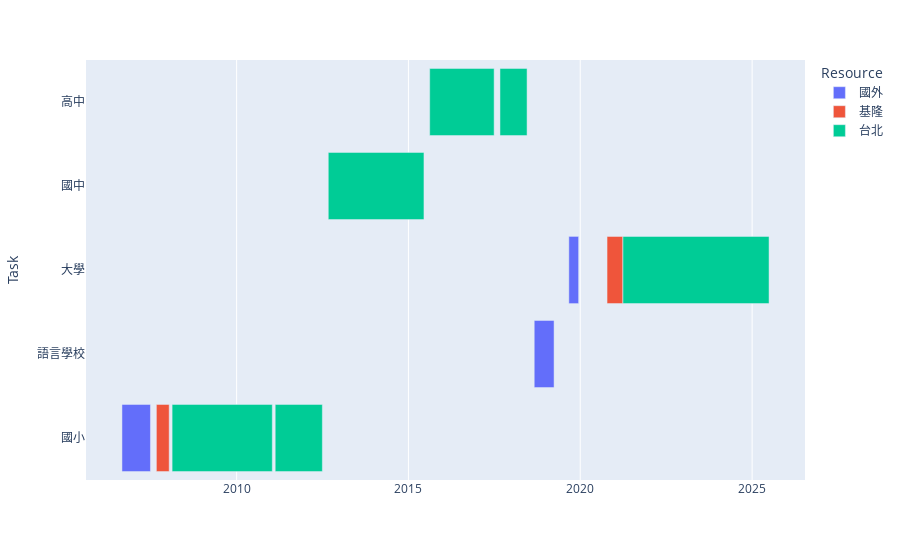

Here is the notebook cell this chart was saved with:
### Code cell
# df = pd.DataFrame([
#     dict(Task="學前", Start='2000-03-27', Finish='2006-08-31', Resource="基隆"),
#     dict(Task="小一", Start='2006-08-31', Finish='2007-06-30', Resource="國外"),
#     dict(Task="五堵國小", Start='2007-09-01', Finish='2008-01-15', Resource="基隆"),
#     dict(Task="中正國小", Start='2008-02-15', Finish='2011-01-15', Resource="台北"),
#     dict(Task="自學", Start='2011-02-15', Finish='2012-06-30', Resource="台北"),
#     dict(Task="龍門國中", Start='2012-09-01', Finish='2015-06-15', Resource="台北"),
#     dict(Task="衛理女中", Start='2015-08-15', Finish='2017-06-30', Resource="台北"),
#     dict(Task="南華高中", Start='2017-08-31', Finish='2018-06-15', Resource="台北"),
#     dict(Task="基隆", Start='2019-03-30', Finish='2019-09-01', Resource="基隆"),
#     dict(Task="基隆", Start='2019-12-16', Finish='2021-03-29', Resource="基隆"),
#     dict(Task="台北", Start='2021-03-30', Finish='2025-01-01', Resource="台北")
# ])

df = pd.DataFrame([
    dict(Task="國小", Start='2006-08-31', Finish='2007-06-30', Resource="國外"),
    dict(Task="國小", Start='2007-09-01', Finish='2008-01-15', Resource="基隆"),
    dict(Task="國小", Start='2008-02-15', Finish='2011-01-15', Resource="台北"),
    dict(Task="國小", Start='2011-02-15', Finish='2012-06-30', Resource="台北"),
    dict(Task="國中", Start='2012-09-01', Finish='2015-06-15', Resource="台北"),
    dict(Task="高中", Start='2015-08-15', Finish='2017-06-30', Resource="台北"),
    dict(Task="高中", Start='2017-08-31', Finish='2018-06-15', Resource="台北"),
    dict(Task="語言學校", Start='2018-08-30', Finish='2019-03-29', Resource="國外"), 
    dict(Task="大學", Start='2019-09-02', Finish='2019-12-15', Resource="國外"),
    dict(Task="大學", Start='2020-10-12', Finish='2021-03-29', Resource="基隆"),
    dict(Task="大學", Start='2021-03-30', Finish='2025-06-30', Resource="台北")
])


fig = px.timeline(df, x_start="Start", x_end="Finish", y="Task", color="Resource")
# fig = ff.create_gantt(df, index_col='Resource', show_colorbar=True,
                    #   group_tasks=True, title="教育歷程")
fig.show()

### Figure 1 — Plotly figure (JSON) as saved in the notebook; plotly's stock layout.template omitted (floating-point values rounded to 4 significant figures)
{"data": [{"base": ["2006-08-31T00:00:00.000000000", "2018-08-30T00:00:00.000000000", "2019-09-02T00:00:00.000000000"], "hovertemplate": "Resource=國外<br>Start=%{base}<br>Finish=%{x}<br>Task=%{y}<extra></extra>", "legendgroup": "國外", "marker": {"color": "#636efa", "pattern": {"shape": ""}}, "name": "國外", "orientation": "h", "showlegend": true, "textposition": "auto", "type": "bar", "x": [26179200000, 18230400000, 8985600000], "xaxis": "x", "y": ["國小", "語言學校", "大學"], "yaxis": "y"}, {"base": ["2007-09-01T00:00:00.000000000", "2020-10-12T00:00:00.000000000"], "hovertemplate": "Resource=基隆<br>Start=%{base}<br>Finish=%{x}<br>Task=%{y}<extra></extra>", "legendgroup": "基隆", "marker": {"color": "#EF553B", "pattern": {"shape": ""}}, "name": "基隆", "orientation": "h", "showlegend": true, "textposition": "auto", "type": "bar", "x": [11750400000, 14515200000], "xaxis": "x", "y": ["國小", "大學"], "yaxis": "y"}, {"base": ["2008-02-15T00:00:00.000000000", "2011-02-15T00:00:00.000000000", "2012-09-01T00:00:00.000000000", "2015-08-15T00:00:00.000000000", "2017-08-31T00:00:00.000000000", "2021-03-30T00:00:00.000000000"], "hovertemplate": "Resource=台北<br>Start=%{base}<br>Finish=%{x}<br>Task=%{y}<extra></extra>", "legendgroup": "台北", "marker": {"color": "#00cc96", "pattern": {"shape": ""}}, "name": "台北", "orientation": "h", "showlegend": true, "textposition": "auto", "type": "bar", "x": [92016000000, 43286400000, 87868800000, 59184000000, 24883200000, 134179200000], "xaxis": "x", "y": ["國小", "國小", "國中", "高中", "高中", "大學"], "yaxis": "y"}], "layout": {"barmode": "overlay", "legend": {"title": {"text": "Resource"}, "tracegroupgap": 0}, "margin": {"t": 60}, "xaxis": {"anchor": "y", "domain": [0, 1], "type": "date"}, "yaxis": {"anchor": "x", "domain": [0, 1], "title": {"text": "Task"}}}}
